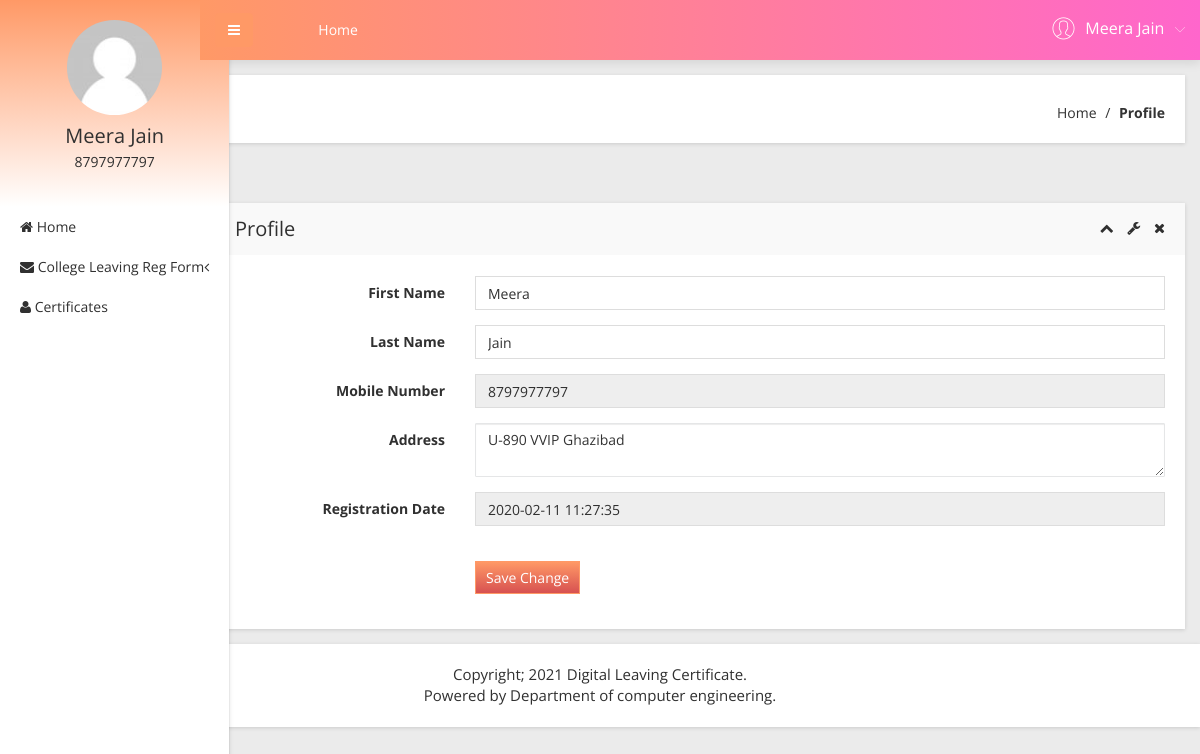
/profile.php (signed in), run on the app's committed database.
### tables this page shows
CREATE TABLE `tbluser` (
  `ID` int(10) NOT NULL,
  `FirstName` varchar(200) DEFAULT NULL,
  `LastName` varchar(200) DEFAULT NULL,
  `MobileNumber` bigint(10) DEFAULT NULL,
  `Address` mediumtext DEFAULT NULL,
  `Password` varchar(200) NOT NULL,
  `RegDate` timestamp NULL DEFAULT current_timestamp()
);

### profile.php (the view, shortened to what this page needs)
<?php
include('includes/dbconnection.php');
if (strlen($_SESSION['obcsuid']==0)) {
  header('location:logout.php');
  } else{
  ?>
<!doctype html>
<html class="no-js" lang="en">
<head>
    <link rel="stylesheet" href="css/bootstrap.min.css">
    <link rel="stylesheet" href="css/font-awesome.min.css">
    <link rel="stylesheet" href="css/adminpro-custon-icon.css">
    <link rel="stylesheet" href="css/meanmenu.min.css">
    <link rel="stylesheet" href="css/jquery.mCustomScrollbar.min.css">
    <link rel="stylesheet" href="css/animate.css">
    <link rel="stylesheet" href="css/modals.css">
    <link rel="stylesheet" href="css/normalize.css">
    <link rel="stylesheet" href="css/form/all-type-forms.css">
    <link rel="stylesheet" href="style.css">
    <link rel="stylesheet" href="css/responsive.css">
</head>
<body class="materialdesign">
    <div class="wrapper-pro">
   <?php include_once('includes/sidebar.php');?>
        <?php include_once('includes/header.php');?>
            <div class="breadcome-area mg-b-30 small-dn">
                <div class="container-fluid">
                    <div class="row">
                        <div class="col-lg-12">
                            <div class="breadcome-list shadow-reset">
                                <div class="row">
                                    <div class="col-lg-12">
                                        <ul class="breadcome-menu">
                                            <li><a href="dashboard.php">Home</a> <span class="bread-slash">/</span>
                                            </li>
                                            <li><span class="bread-blod">Profile</span>
                                            </li>
                                        </ul>
                                    </div>
                                </div>
                            </div>
                        </div>
                    </div>
                </div>
            </div>
            <div class="basic-form-area mg-b-15">
                <div class="container-fluid">
                    <div class="row">
                        <div class="col-lg-12">
                            <div class="sparkline12-list shadow-reset mg-t-30">
                                <div class="sparkline12-hd">
                                    <div class="main-sparkline12-hd">
                                        <h1>Profile</h1>
                                        <div class="sparkline12-outline-icon">
                                            <span class="sparkline12-collapse-link"><i class="fa fa-chevron-up"></i></span>
                                            <span><i class="fa fa-wrench"></i></span>
                                            <span class="sparkline12-collapse-close"><i class="fa fa-times"></i></span>
                                        </div>
                                    </div>
                                </div>
                                <div class="sparkline12-graph">
                                    <div class="basic-login-form-ad">
                                        <div class="row">
                                            <div class="col-lg-12">
                                                <div class="all-form-element-inner">
                                                    <form method="post">
                                                        <?php
$uid=$_SESSION['obcsuid'];
$sql="SELECT * from  tbluser where ID=:uid";
$query = $dbh -> prepare($sql);
$query->bindParam(':uid',$uid,PDO::PARAM_STR);
$query->execute();
$results=$query->fetchAll(PDO::FETCH_OBJ);
$cnt=1;
if($query->rowCount() > 0)
{
foreach($results as $row)
{               ?>
                                                        <div class="form-group-inner">
                                                            <div class="row">
                                                                <div class="col-lg-3">
                                                                    <label class="login2 pull-right pull-right-pro">First Name</label>
                                                                </div>
                                                                <div class="col-lg-9">
                                                                    <input type="text" class="form-control" name="fname" value="<?php  echo $row->FirstName;?>" required="true" />
                                                                </div>
                                                            </div>
                                                        </div>
                                                        <div class="form-group-inner">
                                                            <div class="row">
                                                                <div class="col-lg-3">
                                                                    <label class="login2 pull-right pull-right-pro">Last Name</label>
                                                                </div>
                                                                <div class="col-lg-9">
                                                                    <input type="text" class="form-control" name="lname" value="<?php  echo $row->LastName;?>" required="true" />
                                                                </div>
                                                            </div>
                                                        </div>
                                                        <div class="form-group-inner">
                                                            <div class="row">
                                                                <div class="col-lg-3">
                                                                    <label class="login2 pull-right pull-right-pro">Mobile Number</label>
                                                                </div>
                                                                <div class="col-lg-9">
                                                                    <input type="text" class="form-control" readonly="true" value="<?php  echo $row->MobileNumber;?>" />
                                                                </div>
                                                            </div>
                                                        </div>
                                                        <div class="form-group-inner">
                                                            <div class="row">
                                                                <div class="col-lg-3">
                                                                    <label class="login2 pull-right pull-right-pro">Address</label>
                                                                </div>
                                                                <div class="col-lg-9">
                                                                    <textarea type="text" class="form-control" name="add" value="" /><?php  echo $row->Address;?></textarea>
                                                                </div>
                                                            </div>
                                                        </div>
                                                       <div class="form-group-inner">
                                                            <div class="row">
                                                                <div class="col-lg-3">
                                                                    <label class="login2 pull-right pull-right-pro">Registration Date</label>
                                                                </div>
                                                                <div class="col-lg-9">
                                                                    <input type="text" class="form-control" readonly="true" value="<?php  echo $row->RegDate;?>" />
                                                                </div>
                                                            </div>
                                                        </div>
                                                    <?php $cnt=$cnt+1;}} ?>
                                                        <div class="form-group-inner">
                                                            <div class="login-btn-inner">
                                                                <div class="row">
                                                                    <div class="col-lg-3"></div>
                                                                    <div class="col-lg-9">
                                                                        <div class="login-horizental cancel-wp pull-left">
                                                                            <button class="btn btn-sm btn-primary login-submit-cs" type="submit" name="submit">Save Change</button>
                                                                        </div>
                                                                    </div>
                                                                </div>
                                                            </div>
                                                        </div>
                                                    </form>
                                                </div>
                                            </div>
                                        </div>
                                    </div>
                                </div>
                            </div>
                        </div>
                    </div>
                </div>
            </div>
        </div>
    </div>
  <?php include_once('includes/footer.php');?>
</body>
</html><?php }  ?>

### includes/sidebar.php (shortened to what this page needs)
        <?php
include('includes/dbconnection.php');
if (strlen($_SESSION['obcsuid']==0)) {
  header('location:logout.php');
  } else{
  ?>
  <div class="left-sidebar-pro">
            <nav id="sidebar">
                <div class="sidebar-header">
                     <?php
$uid=$_SESSION['obcsuid'];
$sql="SELECT FirstName,LastName,MobileNumber from  tbluser where ID=:uid";
$query = $dbh -> prepare($sql);
$query->bindParam(':uid',$uid,PDO::PARAM_STR);
$query->execute();
$results=$query->fetchAll(PDO::FETCH_OBJ);
$cnt=1;
if($query->rowCount() > 0)
{
foreach($results as $row)
{               ?>
                    <a href="#"><img src="img/message/avatar.jpg" alt="" />
                    </a>
                    <h3><?php  echo $row->FirstName;?>  <?php  echo $row->LastName;?></h3>
                    <p><?php  echo $row->MobileNumber;?></p><?php $cnt=$cnt+1;}} ?>
                </div>
                <div class="left-custom-menu-adp-wrap">
                    <ul class="nav navbar-nav left-sidebar-menu-pro">
                        <li class="nav-item">
                            <a href="dashboard.php" role="button" aria-expanded="false"><i class="fa big-icon fa-home"></i> <span class="mini-dn">Home</span> </a>
                        </li>
                        <li class="nav-item"><a href="#" data-toggle="dropdown" role="button" aria-expanded="false" class="nav-link dropdown-toggle"><i class="fa big-icon fa-envelope"></i> <span class="mini-dn">College Leaving Reg Form</span> <span class="indicator-right-menu mini-dn"><i class="fa indicator-mn fa-angle-left"></i></span></a>
                        </li>
                       <li class="nav-item">
                            <a href="certificates-list.php" role="button" aria-expanded="false"><i class="fa big-icon fa-user"></i> <span class="mini-dn">Certificates</span> </a>
                        </li>
                    </ul>
                </div>
            </nav>
        </div><?php }  ?>

### includes/header.php (shortened to what this page needs)
       <?php
include('includes/dbconnection.php');
if (strlen($_SESSION['obcsuid']==0)) {
  header('location:logout.php');
  } else{
  ?>
 <div class="content-inner-all">
            <div class="header-top-area">
                <div class="fixed-header-top">
                    <div class="container-fluid">
                        <div class="row">
                            <div class="col-lg-1 col-md-6 col-sm-6 col-xs-12">
                                <button type="button" id="sidebarCollapse" class="btn bar-button-pro header-drl-controller-btn btn-info navbar-btn">
                                    <i class="fa fa-bars"></i>
                                </button>
                            </div>
                            <div class="col-lg-6 col-md-1 col-sm-1 col-xs-12">
                                <div class="header-top-menu tabl-d-n">
                                    <ul class="nav navbar-nav mai-top-nav">
                                        <li class="nav-item"><a href="dashboard.php" class="nav-link">Home</a>
                                        </li>
                                    </ul>
                                </div>
                            </div>
                            <div class="col-lg-5 col-md-5 col-sm-6 col-xs-12">
                                <div class="header-right-info">
                                    <ul class="nav navbar-nav mai-top-nav header-right-menu">
                                <?php
$uid=$_SESSION['obcsuid'];
$sql="SELECT FirstName,LastName,MobileNumber from  tbluser where ID=:uid";
$query = $dbh -> prepare($sql);
$query->bindParam(':uid',$uid,PDO::PARAM_STR);
$query->execute();
$results=$query->fetchAll(PDO::FETCH_OBJ);
$cnt=1;
if($query->rowCount() > 0)
{
foreach($results as $row)
{               ?>
                                        <li class="nav-item">
                                            <a href="#" data-toggle="dropdown" role="button" aria-expanded="false" class="nav-link dropdown-toggle">
                                                <span class="adminpro-icon adminpro-user-rounded header-riht-inf"></span>
                                                <span class="admin-name"><?php  echo $row->FirstName;?>  <?php  echo $row->LastName;?> </span>
                                                <span class="author-project-icon adminpro-icon adminpro-down-arrow"></span><?php $cnt=$cnt+1;}} ?>
                                            </a>
                                        </li>
                                    </ul>
                                </div>
                            </div>
                        </div>
                    </div>
                </div>
            </div><?php }  ?>

### data on the page
tbluser: FirstName "Meera", LastName "Jain", MobileNumber "8797977797", fname "Meera", lname "Jain", add "U-890 VVIP Ghazibad", RegDate "2020-02-11 11:27:35"
